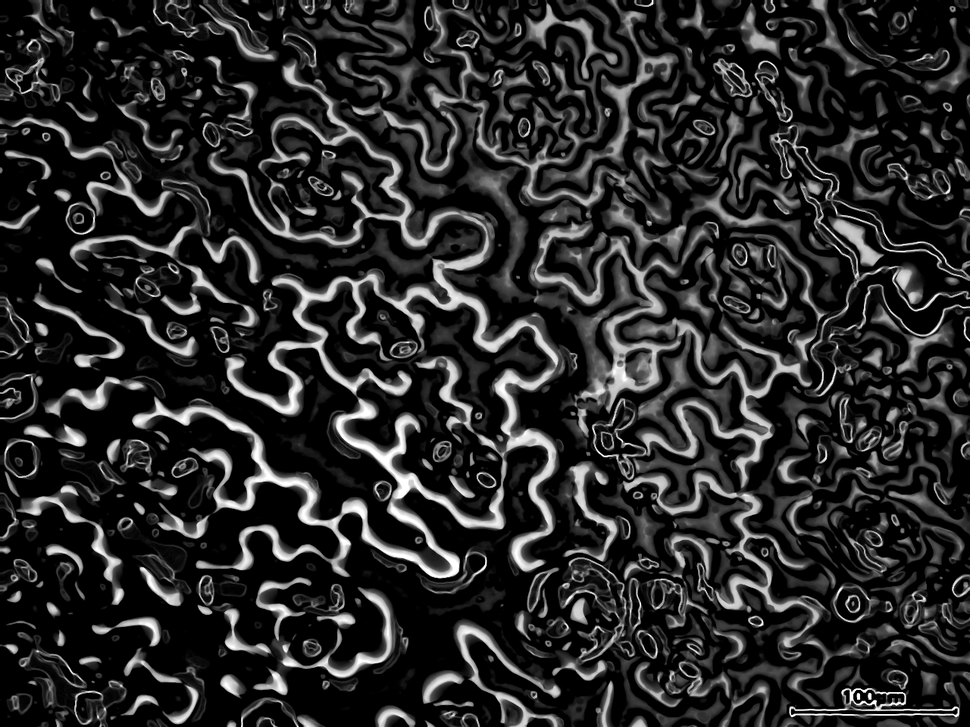
#> input picture check.png, 970 x 727 px, shrunk from 1280 x 960 before the run, given in place of hdg2-2_1_5_3_A.avi, which was not available
$ python Eric_Mine.py
#> lines starting #> are read from the running program, lines starting #| are printed output that depends on the picture; after the words box and inside, x2 and y2 are one past the last pixel; in counts of white or black regions, pixels touching at a corner belong together; pictures that were not available may be replaced by others from this repository, and a replacement may not be noted
# here import numpy and cv
from distutils.spawn import spawn
from posixpath import split
from re import M
import numpy as np
import cv2


def updateValue(new_value):
    # Make sure to write the new value into the global variable
    global trackbar_value
    trackbar_value = new_value


trackbar_value = 0


VIDEO = 'hdg2-2_1_5_3_A.avi'
Blur1 = 25
Blur2 = 5
perc = 64
k1=3
k2=5
k3=4
k4=3
ero=1
dil=1
dil_err=1

# VideoCapture()=Class for video capturing from video files, image sequences or cameras.
cap = cv2.VideoCapture(VIDEO)


HEAT = None
HEATDIV = None
iter = 0
cap = cv2.VideoCapture(VIDEO)
OUT = None
iter = 0
cv2.namedWindow("Processed Image")
cv2.createTrackbar("Erosion", "Processed Image", 0, 10, updateValue)

while True:
    ret, frame = cap.read()
#> frame is the input picture: shape (727, 970, 3); min 0, max 255, mean 40.9

    frame
    if iter == 0:
        # <<<< you werejust saving the first frame and adding nothing to it
        OUT = frame[:, :, 0].astype('float32')*0
#> OUT: shape (727, 970) float32; every value is 0
        cell = frame[:, :, 0].astype('float64')*0
#> cell: shape (727, 970) float64; every value is 0
    if ret == False:
        break


    filtered = np.copy(frame)
    gray = cv2.cvtColor(filtered, cv2.COLOR_BGR2GRAY).astype('uint8')
    blur1 = cv2.GaussianBlur(gray,(Blur1,Blur1),0)
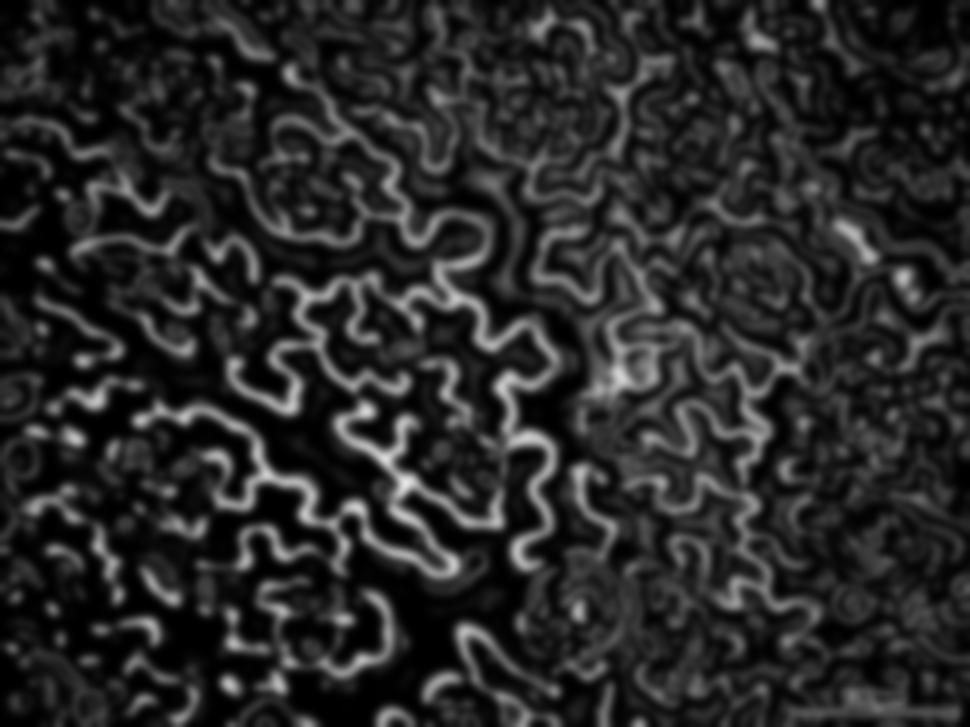
#> blur1: shape (727, 970); min 0, max 229, mean 40.9
    #cv2.imshow("blur1",blur1)
    blur2 = cv2.GaussianBlur(gray,(Blur2,Blur2),2)
    # cv2.imshow("blur2",blur2)
    res = blur1.astype('float')-blur2.astype('float')


    res-=np.amin(res)
    res/=np.amax(res)
    #print(np.percentile(res,perc))
    res = (res>np.percentile(res,perc)).astype("uint8")*255
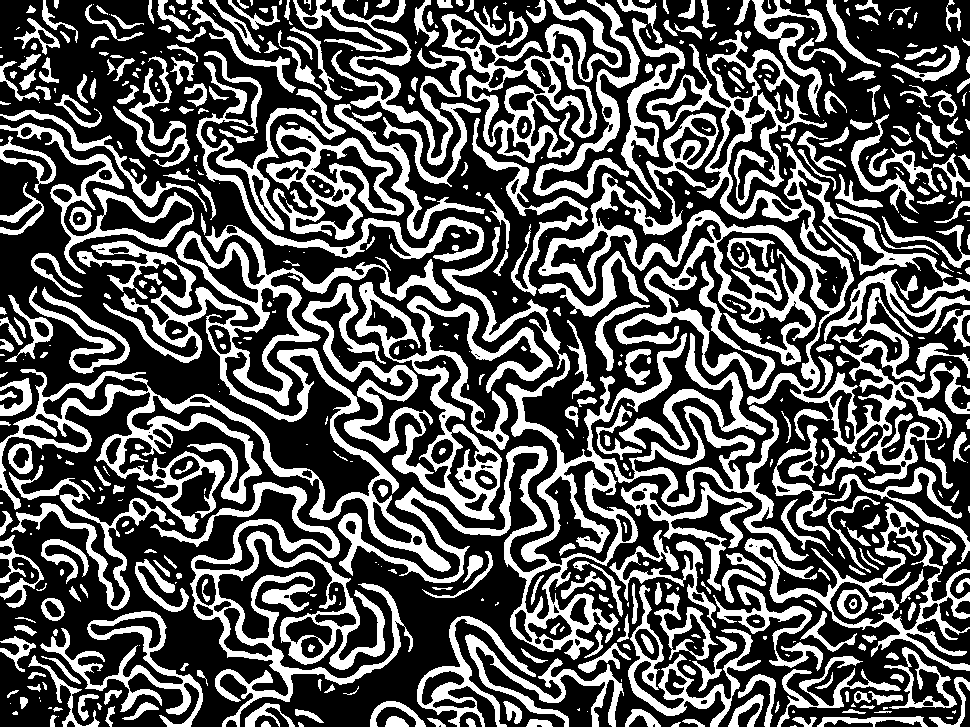
#> res: shape (727, 970); 35.3% white; 610 white regions (213 under 20 px), largest, box (x1, y1, x2, y2) and area: (538, 30, 970, 489) 33456, (0, 225, 451, 572) 26004, (338, 227, 809, 660) 20913

    cv2.imshow('heatmap', res)
    gray_filtered = cv2.inRange(gray, 154, 255, cv2.THRESH_TOZERO)
#> gray_filtered: shape (727, 970); 8.5% white; 1003 white regions (731 under 20 px), largest, box (x1, y1, x2, y2) and area: (133, 399, 460, 578) 5164, (227, 274, 379, 414) 3247, (336, 399, 504, 529) 2785
    edgesb = cv2.Canny(gray_filtered, threshold1=154, threshold2=178)
#> edgesb: shape (727, 970); 4.7% white in thin lines or dots
    kernel1b = cv2.getStructuringElement(cv2.MORPH_ELLIPSE, (2,2))
    kernelb = cv2.getStructuringElement(cv2.MORPH_ELLIPSE, (4, 4))
    erosionb = cv2.erode(edgesb, kernel1b, iterations=ero)
#> erosionb: shape (727, 970); 0.18% white in thin lines or dots
    dilationb = cv2.dilate(erosionb, kernelb, iterations=dil)
#> dilationb: shape (727, 970); 1.9% white; 653 white regions (492 under 20 px), largest, box (x1, y1, x2, y2) and area: (717, 364, 736, 385) 139, (347, 312, 365, 326) 116, (166, 228, 188, 251) 111
    dil_erodeb = cv2.erode(dilationb, kernel1b, iterations=dil_err)
#> dil_erodeb: shape (727, 970); 1.1% white in thin lines or dots
    kernel_opb = np.ones((2,2),np.uint8)
    openningb= cv2.morphologyEx(dil_erodeb,cv2.MORPH_OPEN,kernel_opb)
#> openningb: shape (727, 970); 1.1% white in thin lines or dots
    kernel_clb = np.ones((2,2),np.uint8)
    closingb= cv2.morphologyEx(openningb,cv2.MORPH_CLOSE,kernel_clb)
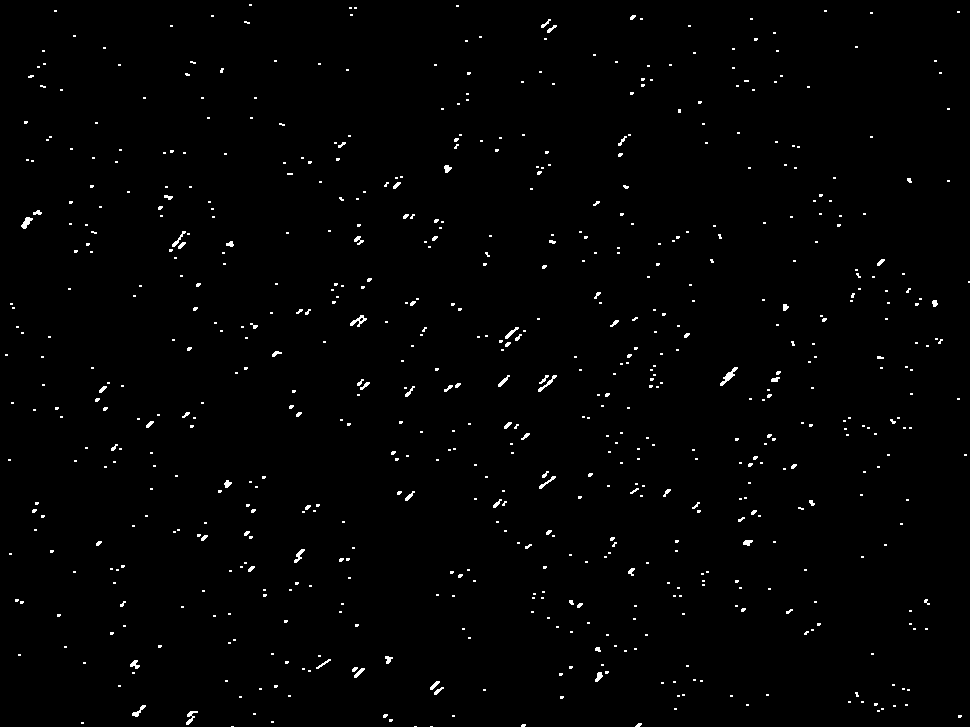
#> closingb: shape (727, 970); 1.1% white in thin lines or dots

    kernel_cl = np.ones((k4,k4),np.uint8)
    closing= cv2.morphologyEx(res,cv2.MORPH_CLOSE,kernel_cl)
#> closing: shape (727, 970); 35.7% white; 521 white regions (181 under 20 px), largest, box (x1, y1, x2, y2) and area: (338, 30, 970, 660) 60219, (0, 225, 553, 572) 40540, (150, 482, 413, 727) 12837
    kernel_op = np.ones((k3,k3),np.uint8)
    openning= cv2.morphologyEx(closing,cv2.MORPH_OPEN,kernel_op)
#> openning: shape (727, 970); 30.3% white; 961 white regions (76 under 20 px), largest, box (x1, y1, x2, y2) and area: (278, 284, 494, 456) 6525, (396, 447, 555, 586) 3572, (507, 384, 628, 563) 3454
    kernel_e = np.ones((k1,k1),np.uint8)
    #kernel1 = cv2.getStructuringElement(cv2.MORPH_ELLIPSE, kernel_o)
    kernel_d = np.ones((k2,k2),np.uint8)
    #kernel = cv2.getStructuringElement(cv2.MORPH_ELLIPSE, kernel_c)
    erosion = cv2.erode(openning, kernel_e, iterations=ero)
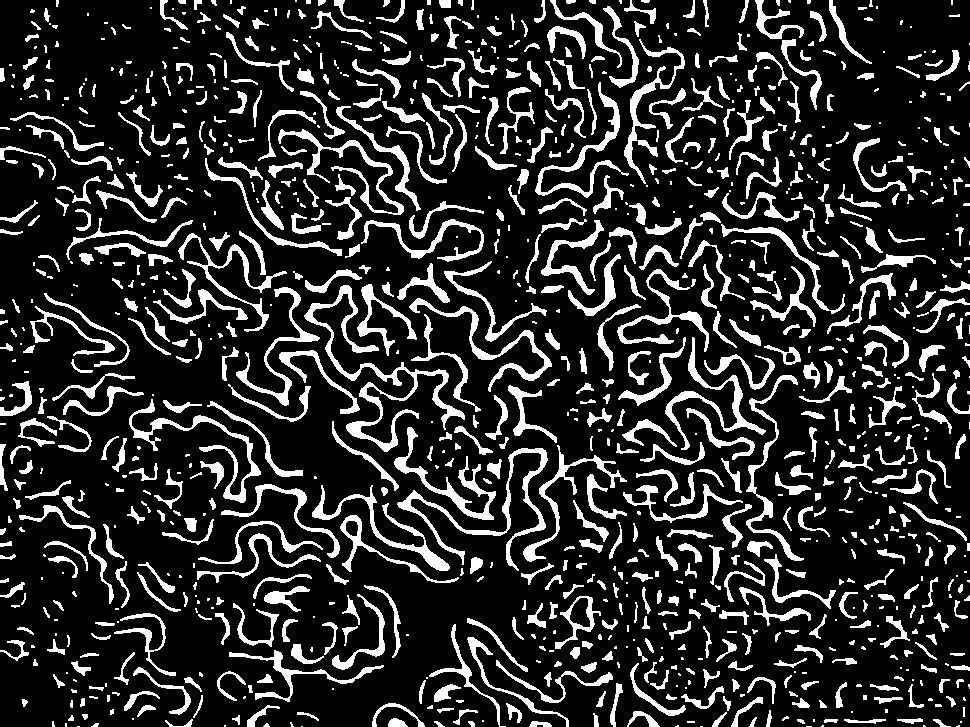
#> erosion: shape (727, 970); 17.6% white; 1113 white regions (377 under 20 px), largest, box (x1, y1, x2, y2) and area: (304, 285, 465, 452) 3162, (397, 448, 548, 571) 2086, (129, 399, 261, 503) 1607
    dilation = cv2.dilate(erosion, kernel_d, iterations=dil)
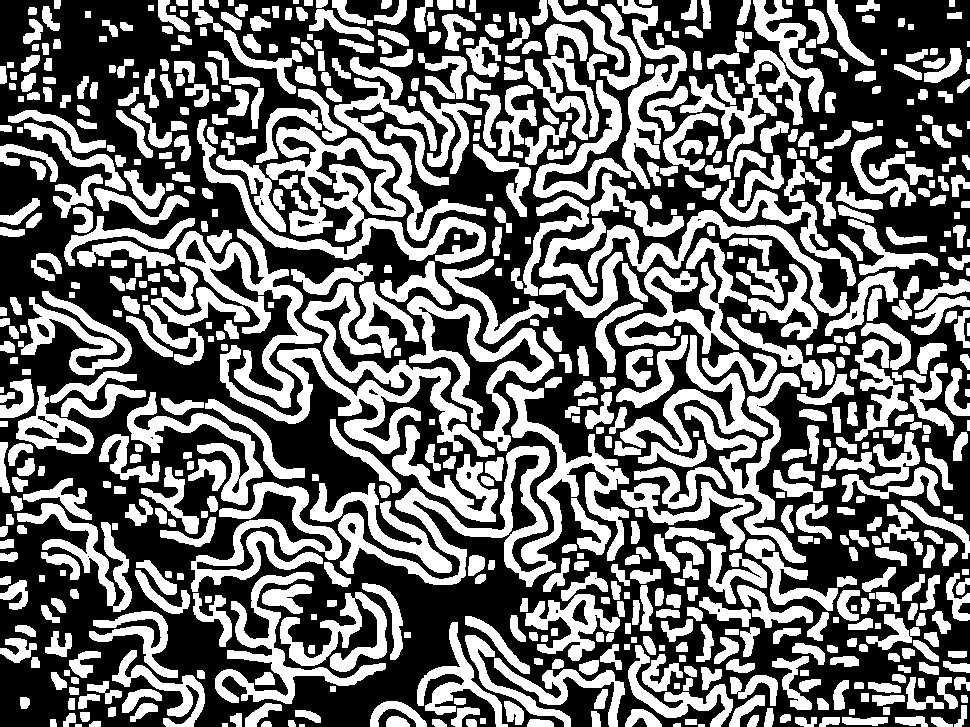
#> dilation: shape (727, 970); 44.1% white; 715 white regions (3 under 20 px), largest, box (x1, y1, x2, y2) and area: (338, 383, 629, 587) 11989, (197, 119, 486, 264) 10646, (220, 283, 495, 457) 10497
    dil_erode = cv2.erode(dilation, kernel_e, iterations=dil_err)
#> dil_erode: shape (727, 970); 30.4% white; 823 white regions (64 under 20 px), largest, box (x1, y1, x2, y2) and area: (221, 284, 494, 456) 7575, (339, 447, 555, 586) 4925, (267, 128, 405, 241) 4354
    dil_erode= dil_erode+closingb
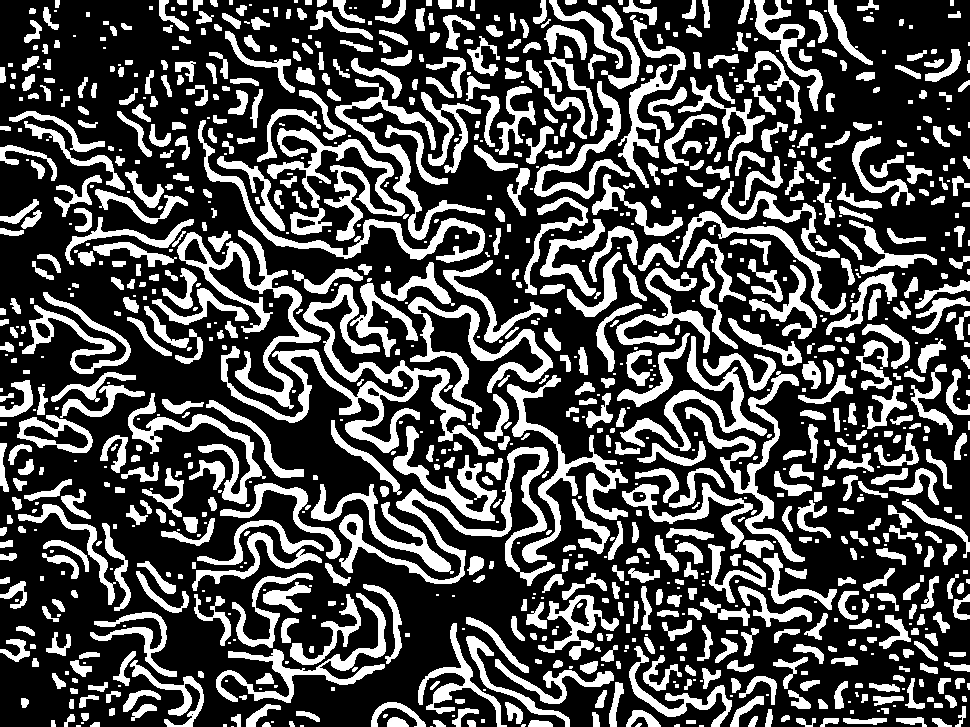
#> dil_erode: shape (727, 970); min 0, max 255, mean 79.4

    OUT += dil_erode/255
    #print("shape and lyer",OUT.shape)
    cv2.imshow('frame', OUT)
    iter += 1
    if cv2.waitKey(10) & 0xFF == ord('q'):
#> (key q is pressed here)
        break
cap.release()
cv2.destroyAllWindows()
cv2.imwrite(VIDEO.replace('.avi', 'Eric_Mine.png'), ((OUT*255/iter)).astype("float"))

$ run again, on hdg2-2_1_5_3_AEric_Mine.png
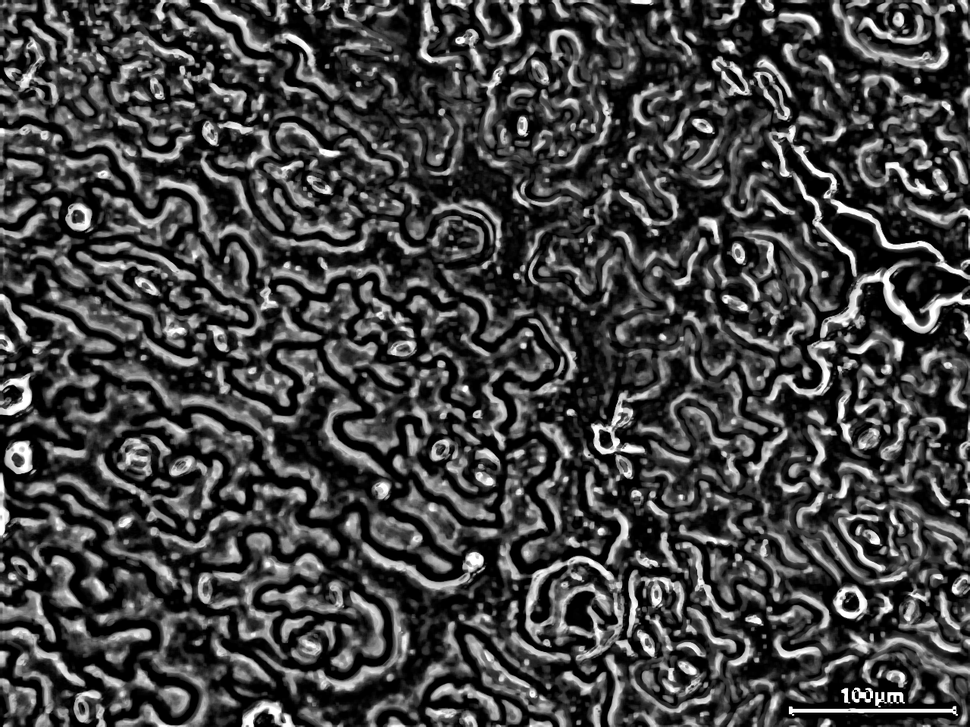
#> input picture hdg2-2_1_5_3_AEric_Mine.png, 970 x 727 px, shrunk from 1280 x 960 before the run, given in place of hdg2-2_1_5_3_A.avi, which was not available
#> frame is the input picture: shape (727, 970, 3); min 0, max 255, mean 66.5
#> cell: shape (727, 970) float64; every value is 0
#> `res = (res>np.percentile(res,perc)).astype("uint8")*255`:
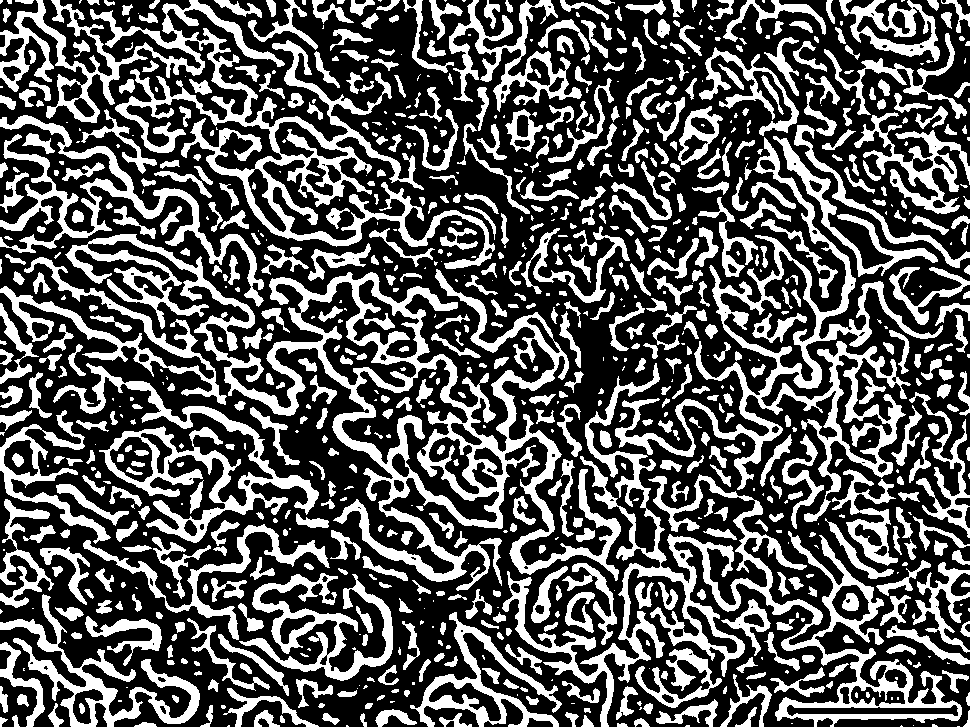
#> res: shape (727, 970); 35.2% white; 923 white regions (283 under 20 px), largest, box (x1, y1, x2, y2) and area: (65, 234, 621, 591) 30519, (0, 0, 495, 269) 21549, (502, 363, 962, 727) 20843
#> gray_filtered: shape (727, 970); 14.1% white; 1512 white regions (638 under 20 px), largest, box (x1, y1, x2, y2) and area: (820, 263, 970, 337) 1922, (526, 556, 614, 635) 964, (831, 199, 970, 279) 908
#> edgesb: shape (727, 970); 7.3% white in thin lines or dots
#> erosionb: shape (727, 970); 0.32% white in thin lines or dots
#> dilationb: shape (727, 970); 3.5% white; 1387 white regions (1120 under 20 px), largest, box (x1, y1, x2, y2) and area: (699, 152, 714, 167) 114, (646, 252, 657, 267) 92, (885, 265, 900, 277) 92
#> dil_erodeb: shape (727, 970); 1.9% white in thin lines or dots
#> openningb: shape (727, 970); 1.9% white in thin lines or dots
#> closingb: shape (727, 970); 1.9% white in thin lines or dots
#> closing: shape (727, 970); 35.6% white; 802 white regions (250 under 20 px), largest, box (x1, y1, x2, y2) and area: (0, 137, 970, 727) 76660, (0, 0, 495, 269) 22299, (53, 363, 329, 543) 8958
#> openning: shape (727, 970); 31.1% white; 1254 white regions (109 under 20 px), largest, box (x1, y1, x2, y2) and area: (196, 309, 425, 484) 5301, (271, 274, 482, 436) 4063, (507, 432, 622, 579) 3413
#> erosion: shape (727, 970); 17.9% white; 1436 white regions (541 under 20 px), largest, box (x1, y1, x2, y2) and area: (226, 330, 424, 483) 2864, (420, 624, 559, 727) 2015, (272, 275, 458, 356) 1922
#> dilation: shape (727, 970); 45.6% white; 888 white regions (2 under 20 px), largest, box (x1, y1, x2, y2) and area: (92, 234, 623, 580) 27742, (192, 41, 461, 249) 11869, (619, 501, 825, 675) 7526
#> `dil_erode= dil_erode+closingb`:
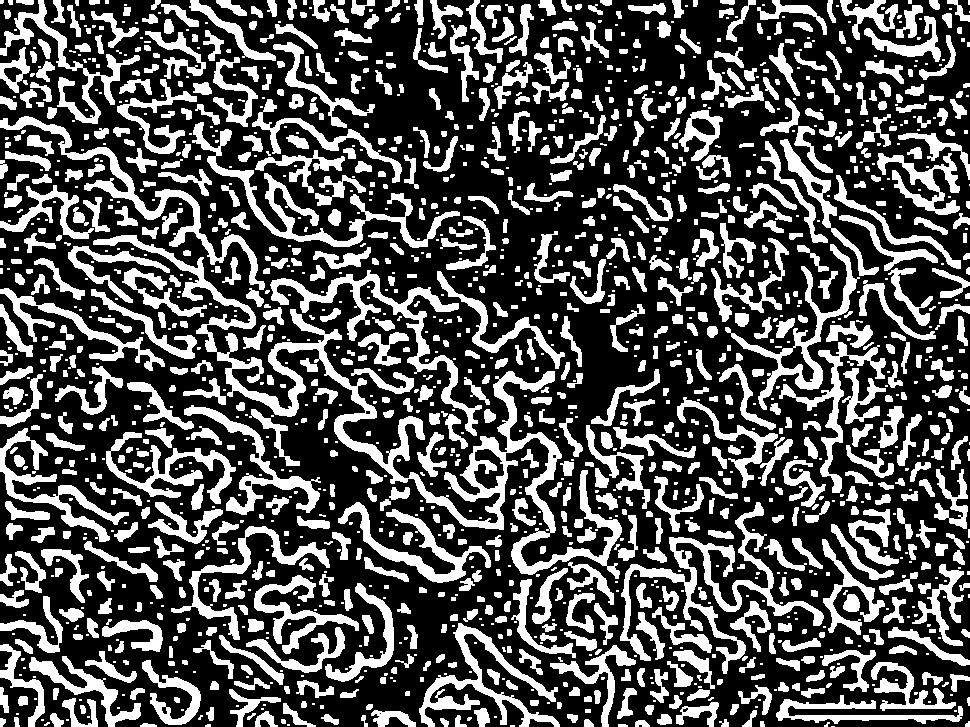
#> dil_erode: shape (727, 970); min 0, max 255, mean 83.4
